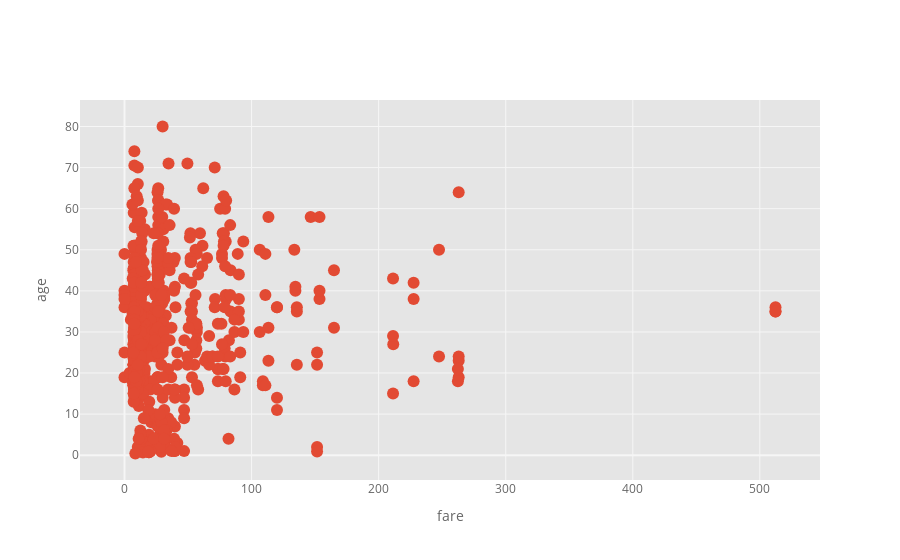

Source (notebook cell):
### Code cell
df2.iplot(x = 'fare', y = 'age', kind = 'scatter', mode = 'markers', xTitle='fare', yTitle='age')

### Figure 1 — Plotly figure (JSON) as saved in the notebook; plotly's stock layout.template omitted (floating-point values rounded to 4 significant figures; data arrays with more than 128 entries replaced by an {"elided": "..."} marker saying what was removed)
{"data": [{"line": {"color": "rgba(226, 74, 51, 1.0)", "dash": "solid", "shape": "linear", "width": 1.3}, "marker": {"size": 12, "symbol": "circle"}, "mode": "markers", "name": "age", "text": "", "type": "scatter", "x": {"elided": "891 float values"}, "y": {"elided": "891 mixed values"}}], "layout": {"legend": {"bgcolor": "#FFFFFF", "font": {"color": "#666666"}}, "paper_bgcolor": "#FFFFFF", "plot_bgcolor": "#E5E5E5", "title": {"font": {"color": "#151516"}}, "xaxis": {"gridcolor": "#F6F6F6", "showgrid": true, "tickfont": {"color": "#666666"}, "title": {"font": {"color": "#666666"}, "text": "fare"}, "zerolinecolor": "#F6F6F6"}, "yaxis": {"gridcolor": "#F6F6F6", "showgrid": true, "tickfont": {"color": "#666666"}, "title": {"font": {"color": "#666666"}, "text": "age"}, "zerolinecolor": "#F6F6F6"}}}
